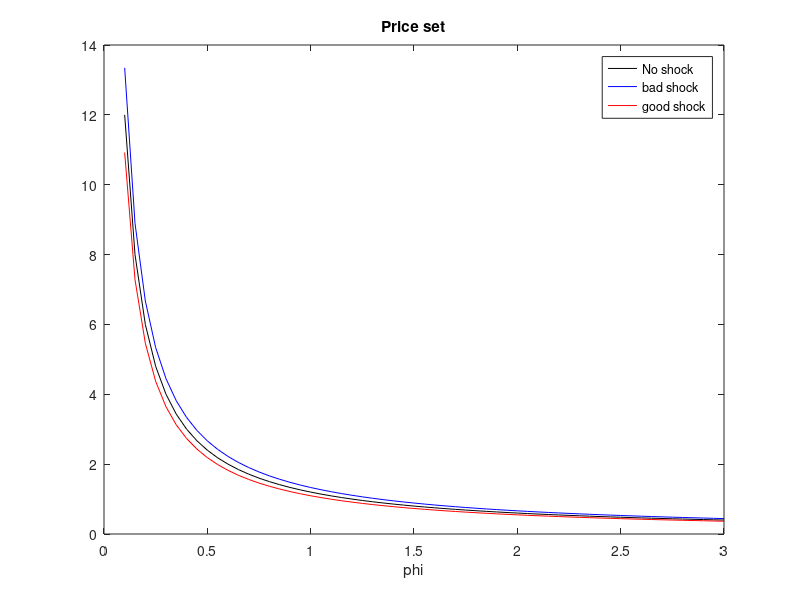
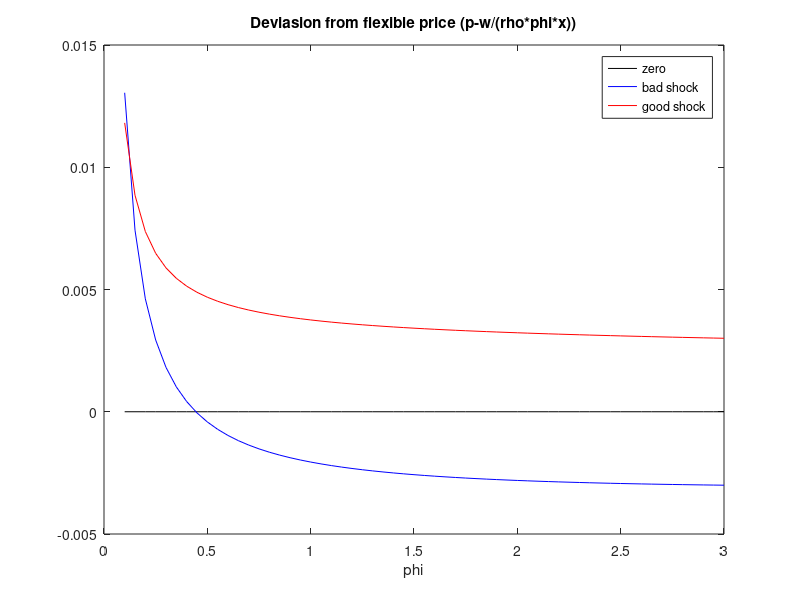
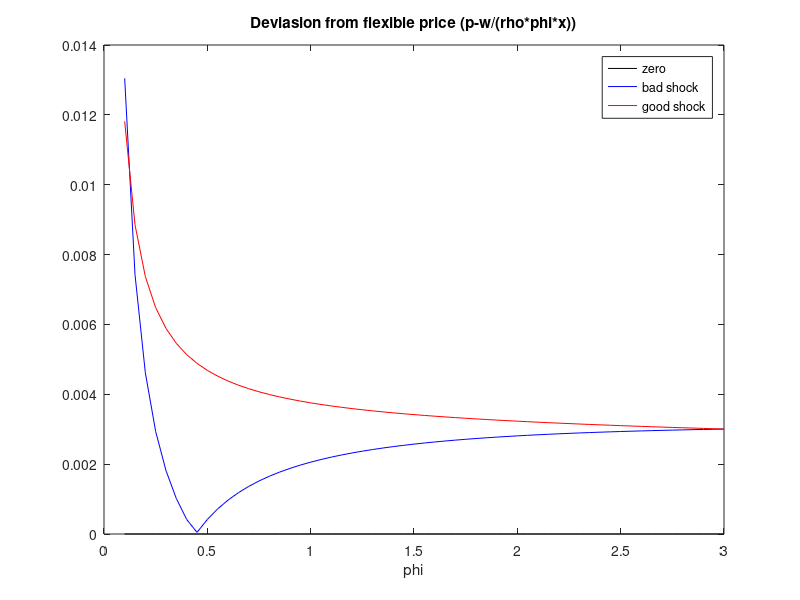
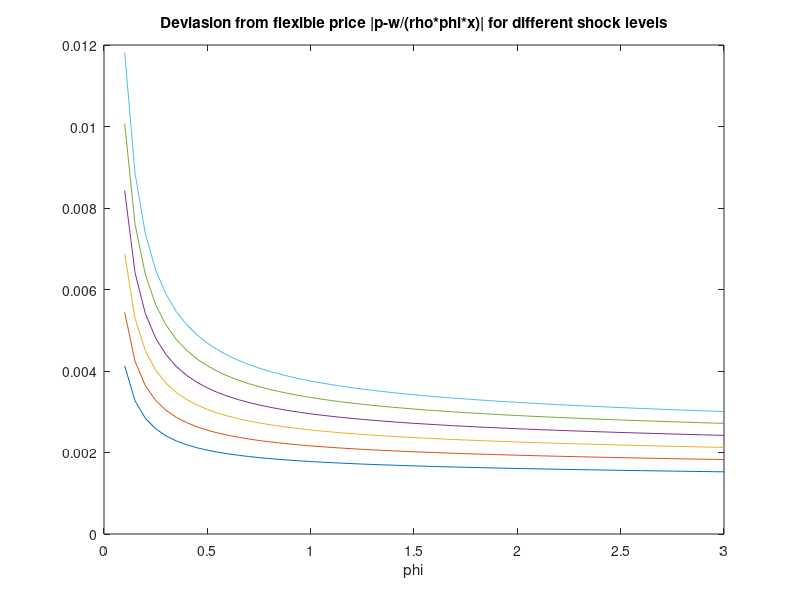

Here is the MATLAB script that generated these plots, in order:
clear all
close all
N=10;

varphi = 2;
sigma=0.01;
%phi =gprnd(1,varphi,0,N,1);
%phi=sort(phi);
%phi =[ 0.0560 0.1440 0.5907 0.8725 1.1852 1.7711 1.8066 8.4151 12.4015 19.3174];
%x = exp(sigma*randn(N,1));
%x=  [0.9897 1.0134 0.9958 0.9986 1.0090 0.9970 1.0103 0.9966 1.0102 1.0063];


%% Grid
phi=[0.1:0.05:3];
x=[0.9:0.01:1.1];
% 
% phi=;
% x=1.01;
nphi=length(phi);
nx=length(x);
nobs=nx*nphi;

xx=x(repmat(1:length(x),1,length(phi)));

ind=1:nphi;
ind=ind(ones(1,nx),:);
phiphi= phi(:,ind);






%% Parameters

sig=6;
rho=(sig-1)/sig;
w=1;
xi=0.1;

%% Defined the function

ptar=w./(rho.*phiphi); %target price
phix=phiphi.*xx; %product of phi and x

%etaprim = @(p) xi*sig*(2/sig * (1./ptar-1./p)-(p./ptar-1).^2).*p.^(-1-sig);            %Quadratique cost * quantity produce
%etaprim = @(p) xi*2* (p./ptar-1).*1./ptar;                                             %Quadratique cost
etaprim = @(p) xi./(phix).*sig.*(2/sig * (1./ptar-1./p)-(p./ptar-1).^2).*p.^(-1-sig);  %Quadratique cost * quantity produce /pdty

fun = @(p) 1/rho * w ./ phix - etaprim(p)/(sig-1).* p.^(1+sig)-p; %price rule

%% Solver Parameters
pinit=1/rho * w ./ phix;%ones(1,nobs)+5
options=optimset('Display','Iter');

p=fsolve(fun,pinit,options);
devia = (p - 1/rho * w ./ phix);

p=reshape(p,nx,nphi);
devia=reshape(devia,nx,nphi);

figure(1);
plot(phi,p(11,:),'k')
hold on;
plot(phi,p(1,:),'b')
plot(phi,p(21,:),'r')
legend('No shock','bad shock','good shock')
xlabel('phi')
title('Price set')

figure(2);
plot(phi,devia(11,:),'k')
hold on;
plot(phi,devia(1,:),'b')
plot(phi,devia(21,:),'r')
legend('zero','bad shock','good shock')
xlabel('phi')
title('Deviasion from flexible price (p-w/(rho*phi*x))')

figure(3);
plot(phi,abs(devia(11,:)),'k')
hold on;
plot(phi,abs(devia(1,:)),'b')
plot(phi,abs(devia(21,:)),'r')
legend('zero','bad shock','good shock')
xlabel('phi')
title('Deviasion from flexible price (p-w/(rho*phi*x))')


figure(4)
plot(phi,abs(devia(16:21,:)))
xlabel('phi')
title('Deviasion from flexible price |p-w/(rho*phi*x)| for different shock levels')